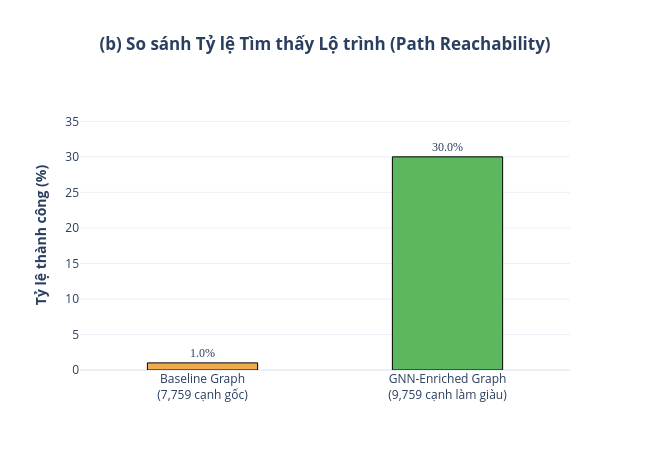

This figure's notebook cell:
### Code cell
# %% Cell 2: Biểu đồ (b) - Tỷ lệ Tìm thấy Lộ trình (Plotly)
import plotly.graph_objects as go

categories = [
    "Baseline Graph<br>(7,759 cạnh gốc)",
    "GNN-Enriched Graph<br>(9,759 cạnh làm giàu)"
]
reachability = [1.0, 30.0]
colors_reach = ["#f0ad4e", "#5cb85c"]

fig2 = go.Figure(
    data=[
        go.Bar(
            x=categories,
            y=reachability,
            marker_color=colors_reach,
            marker_line=dict(color="black", width=1),
            text=[f"{v:.1f}%" for v in reachability],
            textposition="outside",
            textfont=dict(size=12, family="Arial Black"),
            width=0.45,
            hovertemplate="<b>%{x}</b><br>Tỷ lệ: %{y:.1f}%<extra></extra>"
        )
    ]
)

# Chú thích tăng trưởng có mũi tên trỏ
# fig2.add_annotation(
#     # x=1, y=30.0,
#     # text="<b>Tăng gấp 30 lần</b><br>(Gỡ 30 điểm nghẽn)",
#     # showarrow=True,
#     # arrowhead=2,
#     # arrowsize=1.2,
#     # arrowwidth=1.5,
#     # arrowcolor="#d9534f",
#     # ax=-80, ay=-40,
#     # font=dict(color="#d9534f", size=11),
#     # bgcolor="rgba(255,255,255,0.9)",
#     # bordercolor="#d9534f",
#     # borderwidth=1
# )

fig2.update_layout(
    title=dict(text="<b>(b) So sánh Tỷ lệ Tìm thấy Lộ trình (Path Reachability)</b>", x=0.5),
    yaxis=dict(title="<b>Tỷ lệ thành công (%)</b>", range=[0, 38]),
    template="plotly_white",
    width=650, height=450
)

fig2.show()

### Figure 1 — Plotly figure (JSON) as saved in the notebook; plotly's stock layout.template omitted (floating-point values rounded to 4 significant figures)
{"data": [{"hovertemplate": "<b>%{x}</b><br>Tỷ lệ: %{y:.1f}%<extra></extra>", "marker": {"color": ["#f0ad4e", "#5cb85c"], "line": {"color": "black", "width": 1}}, "text": ["1.0%", "30.0%"], "textfont": {"family": "Arial Black", "size": 12}, "textposition": "outside", "type": "bar", "width": 0.45, "x": ["Baseline Graph<br>(7,759 cạnh gốc)", "GNN-Enriched Graph<br>(9,759 cạnh làm giàu)"], "y": [1, 30]}], "layout": {"height": 450, "title": {"text": "<b>(b) So sánh Tỷ lệ Tìm thấy Lộ trình (Path Reachability)</b>", "x": 0.5}, "width": 650, "yaxis": {"range": [0, 38], "title": {"text": "<b>Tỷ lệ thành công (%)</b>"}}}}
